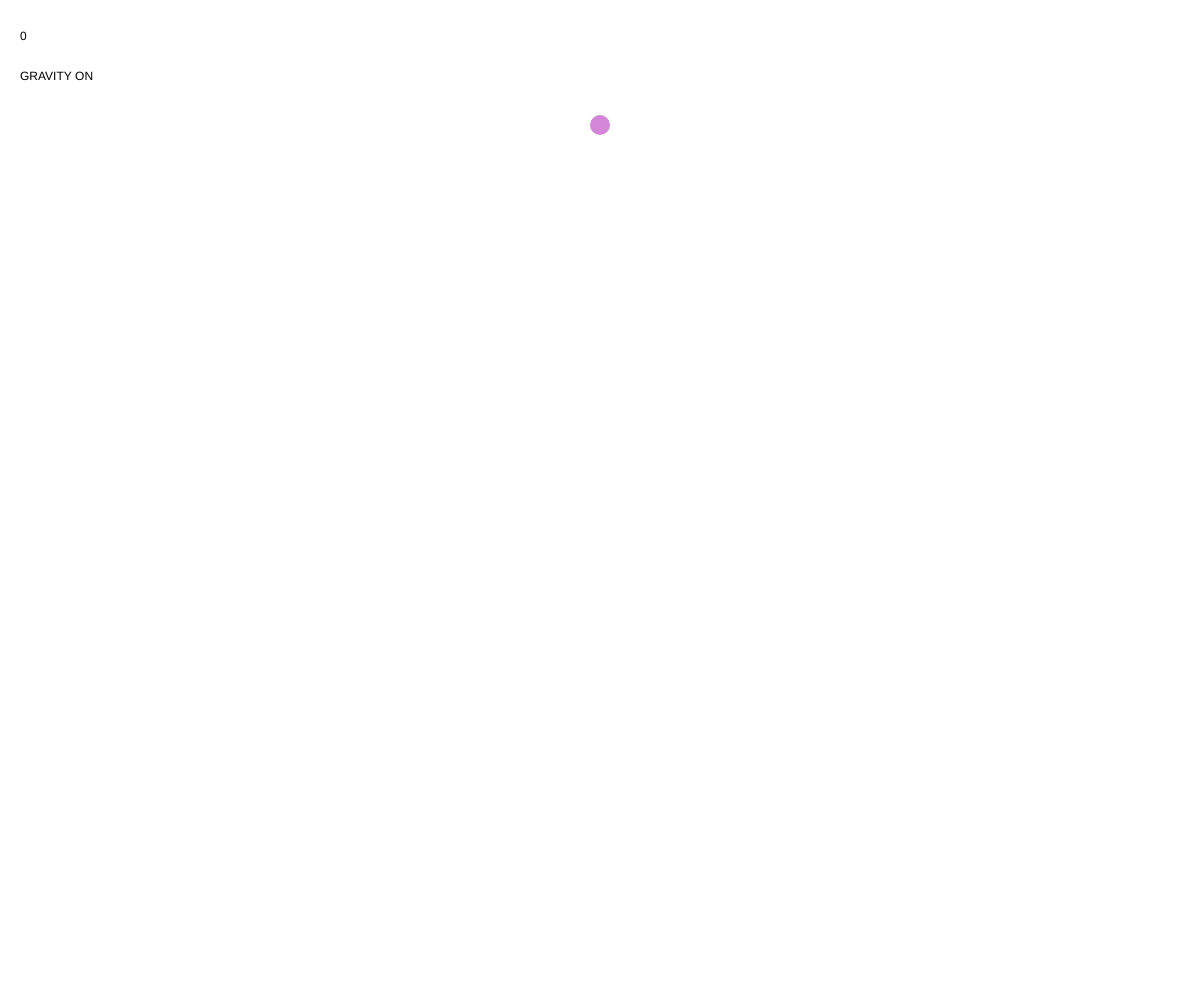
Frame 1 (no input)
Frame 60 (no input): identical to frame 1, image omitted
Frame 120 (the mouse pressed at the canvas centre since frame 60): identical to frame 1, image omitted

The p5.js sketch that drew this single still picture (run headless with seeded random() and noise() and a simulated clock; from frame 60 on, the mouse is pressed at the canvas centre):

// p5.js sketch
// ── sketch.js
let orbList;
let root;
let MODE;
let drawBackground;
let applyGravity;

const modeC = 3;

const SPRING_CONSTANT = 0.015;
const SPRING_LENGTH = 25;
const SPRING_DAMPEN = 0.995;

function setup() {
  createCanvas(windowWidth, windowHeight);
  orbList = [];
  noStroke(); // prettier this way

  root = new Orb(width / 2, height / 8, 0, 0, 10);
  drawBackground = true;
  applyGravity = true;
}

function addNewOrb(orb, x, y) {
  if (orb.left === null) {
    orb.left = new Orb(x, y);
    orbList.push(orb.left);
  } else if (orb.right === null) {
    orb.right = new Orb(x, y);
    orbList.push(orb.right);
  } else {
    addNewOrb(orb.left, x, y);
  }
}

function mouseClicked() {
  // orbList.push(new Orb(mouseX, mouseY, 5, 0, 20));
  addNewOrb(root, mouseX, mouseY);
}

function draw() {
  if (drawBackground) {
    background(255);
  }

  root.display();
  dothing(root);

  for (let o of orbList) {
    o.move();
    o.display();
  }

  for (let o of orbList) {
    if (o != root) for (let k of orbList) {
      if (o != k) o.repel(k);
    }
  }

  fill(0);
  text(orbList.length, 20, 40);
  text("GRAVITY " + (applyGravity ? "ON" : "OFF"), 20, 80);
}

function dothing(orb) {
  if (orb === null) return;

  if (orb.left) {
    orb.attractSpring(orb.left);
    stroke(0);
    line(orb.x, orb.y, orb.left.x, orb.left.y);
    noStroke();
  }
  if (orb.right) {
    orb.attractSpring(orb.right);
    stroke(0);
    line(orb.x, orb.y, orb.right.x, orb.right.y);
    noStroke();
  }

  dothing(orb.left);
  dothing(orb.right);
}

function keyPressed() {
//   switch (key) {
//     case ' ':
//       MODE = (MODE + 1) % modeC;
//       break;
//     case 'b':
//       drawBackground = !drawBackground;
//       break;
//     case 'Backspace':
//       orbList = []; // frees the arraylist from memory and assigns it a new one
//       break;
//     case 'g':
//       applyGravity = !applyGravity;
//       break;
//   }
}

class Orb {
  constructor(x_, y_, xSpeed_=0, ySpeed_=0, radius_=20) {
    this.x = x_;
    this.y = y_;
    this.xSpeed = xSpeed_;
    this.ySpeed = ySpeed_;
    this.radius = radius_;
    // random color... why not.
    this.c = color(random(255), random(255), random(255), random(155) + 100);

    this.left = null;
    this.right = null;
  }

  display() {
    fill(this.c);
    ellipse(this.x, this.y, this.radius * 2, this.radius * 2);
  }

  move() {

    if (applyGravity) {
      this.applyGravity();
    }

    this.x += this.xSpeed;
    this.y += this.ySpeed;

    this.xSpeed /= 1.1;
    this.ySpeed /= 1.1;
  }

  attract(other) {
    const gConst = 20.0;
    const d = dist(this.x, this.y, other.x, other.y);
    other.xSpeed += (gConst * (this.x - other.x)) / pow(d, 2);
    other.ySpeed += (gConst * (this.y - other.y)) / pow(d, 2);
  }

  repel(other) {
    const gConst = 15.0;
    const d = dist(this.x, this.y, other.x, other.y);
    other.xSpeed -= (gConst * (this.x - other.x)) / pow(d, 2);
    other.ySpeed -= (gConst * (this.y - other.y)) / pow(d, 2);
  }

  attractSpring(other) {
    const d = dist(this.x, this.y, other.x, other.y);
    const force = SPRING_CONSTANT * (d - SPRING_LENGTH);

    other.xSpeed += (force * (-(other.x - this.x))) / d;
    other.xSpeed *= SPRING_DAMPEN;

    other.ySpeed += (force * (-(other.y - this.y))) / d;
    other.ySpeed *= SPRING_DAMPEN;
  }

  drawStick() {
    stroke(this.c);
    line(this.x, this.y, this.x + this.xSpeed * 5, this.y + this.ySpeed * 5);
    noStroke();
  }

  bounceOnEdge() {
    // top edge
    if (this.y - this.radius < 0) {
      this.ySpeed = abs(this.ySpeed);
    }

    // bottom edge
    if (this.y + this.radius > height) {
      this.ySpeed = -abs(this.ySpeed);
    }

    // left edge
    if (this.x - this.radius < 0) {
      this.xSpeed = abs(this.xSpeed);
    }

    // right edge
    if (this.x + this.radius > width) {
      this.xSpeed = -abs(this.xSpeed);
    }
  }

  applyGravity() {
    const gravity = 1.0;
    this.ySpeed += gravity;
  }
}

function stabilize(orb=root) {
  if (orb === null) return;
  orb.xSpeed = 0;
  orb.ySpeed = 0;
  stabilize(orb.left);
  stabilize(orb.right);
}
